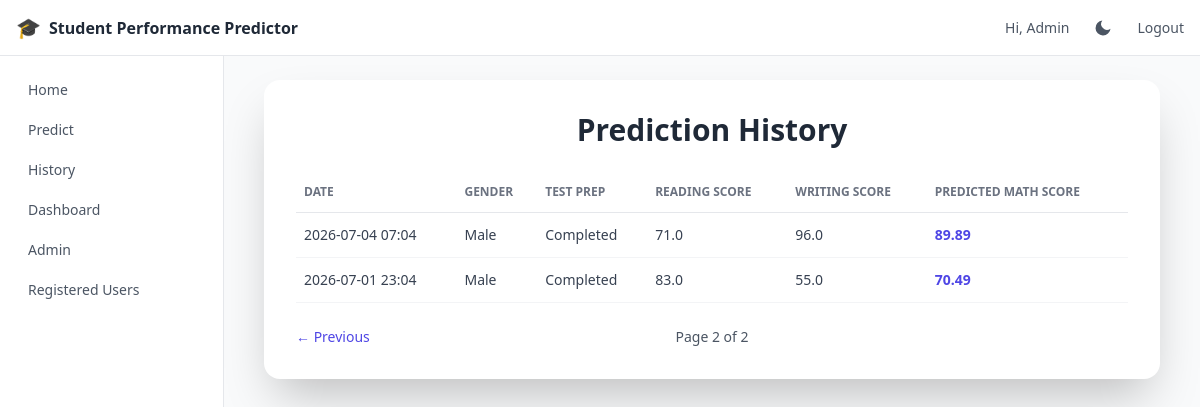
Screenshot of /history?page=2 (signed in) with the database file from the repository.
### src/models_db.py (models this page shows)
class User(UserMixin, db.Model):
    __tablename__ = "users"
    id = db.Column(db.Integer, primary_key=True)
    name = db.Column(db.String(120), nullable=False)
    email = db.Column(db.String(255), unique=True, nullable=False)
    password_hash = db.Column(db.String(255), nullable=False)
    role = db.Column(db.Enum(UserRole), default=UserRole.USER, nullable=False)
    created_at = db.Column(db.DateTime, default=lambda: datetime.now(timezone.utc))
    reset_token = db.Column(db.String(64), unique=True, nullable=True)
    reset_token_expires_at = db.Column(db.DateTime, nullable=True)
    predictions = db.relationship(
        "Prediction", backref="user", lazy=True, cascade="all, delete-orphan"
    )

class Prediction(db.Model):
    __tablename__ = "predictions"
    id = db.Column(db.Integer, primary_key=True)
    user_id = db.Column(db.Integer, db.ForeignKey("users.id"), nullable=False)
    gender = db.Column(db.String(20), nullable=False)
    race_ethnicity = db.Column(db.String(20), nullable=False)
    parental_education = db.Column(db.String(50), nullable=False)
    lunch = db.Column(db.String(20), nullable=False)
    test_preparation_course = db.Column(db.String(20), nullable=False)
    reading_score = db.Column(db.Float, nullable=False)
    writing_score = db.Column(db.Float, nullable=False)
    predicted_math_score = db.Column(db.Float, nullable=False)
    created_at = db.Column(db.DateTime, default=lambda: datetime.now(timezone.utc))

### application.py (the view)
@app.route('/history')
@login_required
def history():
    page = request.args.get('page', 1, type=int)
    pagination = (
        Prediction.query.filter_by(user_id=current_user.id)
        .order_by(Prediction.created_at.desc())
        .paginate(page=page, per_page=10, error_out=False)
    )
    return render_template('history.html', pagination=pagination)

### application.py (called while the page is built)
@login_manager.user_loader
def load_user(user_id):
    return db.session.get(User, int(user_id))

### templates/history.html (shortened to what this page needs)
{% extends "base.html" %}
{% block content %}
<div class="max-w-4xl mx-auto bg-white dark:bg-gray-800 shadow-2xl rounded-2xl p-8">
    <h1 class="text-3xl font-bold text-gray-800 dark:text-white mb-6 text-center">Prediction History</h1>
    {% if pagination.items %}
        <div class="overflow-x-auto">
            <table class="w-full text-left text-sm">
                <thead>
                    <tr class="border-b border-gray-200 dark:border-gray-700 text-gray-500 dark:text-gray-400 uppercase text-xs">
                        <th class="py-3 px-2">Date</th>
                        <th class="py-3 px-2">Gender</th>
                        <th class="py-3 px-2">Test Prep</th>
                        <th class="py-3 px-2">Reading Score</th>
                        <th class="py-3 px-2">Writing Score</th>
                        <th class="py-3 px-2">Predicted Math Score</th>
                    </tr>
                </thead>
                <tbody>
                    {% for prediction in pagination.items %}
                        <tr class="border-b border-gray-100 dark:border-gray-700">
                            <td class="py-3 px-2 text-gray-700 dark:text-gray-300 whitespace-nowrap">{{ prediction.created_at.strftime('%Y-%m-%d %H:%M') }}</td>
                            <td class="py-3 px-2 text-gray-700 dark:text-gray-300 capitalize">{{ prediction.gender }}</td>
                            <td class="py-3 px-2 text-gray-700 dark:text-gray-300 capitalize">{{ prediction.test_preparation_course }}</td>
                            <td class="py-3 px-2 text-gray-700 dark:text-gray-300">{{ prediction.reading_score }}</td>
                            <td class="py-3 px-2 text-gray-700 dark:text-gray-300">{{ prediction.writing_score }}</td>
                            <td class="py-3 px-2 font-semibold text-indigo-600 dark:text-indigo-400">{{ "%.2f"|format(prediction.predicted_math_score) }}</td>
                        </tr>
                    {% endfor %}
                </tbody>
            </table>
        </div>
        <div class="flex items-center justify-between mt-6 text-sm text-gray-600 dark:text-gray-400">
            <div class="w-24">
                {% if pagination.has_prev %}
                    <a href="{{ url_for('history', page=pagination.prev_num) }}" class="text-indigo-600 dark:text-indigo-400 hover:underline">&larr; Previous</a>
                {% endif %}
            </div>
            <div>Page {{ pagination.page }} of {{ pagination.pages }}</div>
        </div>
    {% else %}
        <p class="text-gray-500 dark:text-gray-400 text-center">You haven't made any predictions yet.</p>
        <p class="text-center mt-4">
            <a href="{{ url_for('predict_datapoint') }}" class="text-indigo-600 dark:text-indigo-400 hover:underline">Make your first prediction</a>
        </p>
    {% endif %}
</div>
{% endblock %}

### templates/base.html (shortened to what this page needs)
<!DOCTYPE html>
<html lang="en">
<head>
    <script src="https://cdn.tailwindcss.com"></script>
</head>
<body class="bg-gray-50 dark:bg-gray-900 min-h-screen">
    <nav class="fixed top-0 inset-x-0 h-14 z-20 bg-white dark:bg-gray-800 border-b border-gray-200 dark:border-gray-700">
        <div class="h-full flex items-center justify-between px-4">
            <a href="{{ url_for('index') }}" class="flex items-center gap-2 font-semibold text-gray-800 dark:text-white">
                <span class="text-xl">🎓</span>
                <span class="hidden sm:inline">Student Performance Predictor</span>
            </a>
            <div class="flex items-center gap-4 text-sm font-medium text-gray-600 dark:text-gray-300">
                {% if current_user.is_authenticated %}
                    <span class="hidden sm:inline">Hi, {{ current_user.name }}</span>
                {% endif %}
                <button id="theme-toggle" type="button"
                    class="w-9 h-9 flex items-center justify-center text-gray-600 dark:text-gray-300 hover:bg-gray-100 dark:hover:bg-gray-700"
                    aria-label="Toggle dark mode">
                    <span id="theme-toggle-icon"></span>
                </button>
                {% if current_user.is_authenticated %}
                    <a href="{{ url_for('auth.logout') }}" class="hover:underline">Logout</a>
                {% else %}
                    <a href="{{ url_for('auth.login') }}" class="hover:underline">Login</a>
                    <a href="{{ url_for('auth.signup') }}" class="hover:underline">Signup</a>
                {% endif %}
            </div>
        </div>
    </nav>
    <aside class="hidden md:block fixed top-14 bottom-0 left-0 w-56 bg-white dark:bg-gray-800 border-r border-gray-200 dark:border-gray-700 overflow-y-auto">
        <div class="p-4 space-y-1 text-sm font-medium text-gray-600 dark:text-gray-300">
            <a href="{{ url_for('index') }}" class="block px-3 py-2 rounded-lg hover:bg-gray-100 dark:hover:bg-gray-700">Home</a>
            <a href="{{ url_for('predict_datapoint') }}" class="block px-3 py-2 rounded-lg hover:bg-gray-100 dark:hover:bg-gray-700">Predict</a>
            <a href="{{ url_for('history') }}" class="block px-3 py-2 rounded-lg hover:bg-gray-100 dark:hover:bg-gray-700">History</a>
            <a href="{{ url_for('dashboard') }}" class="block px-3 py-2 rounded-lg hover:bg-gray-100 dark:hover:bg-gray-700">Dashboard</a>
            {% if current_user.is_authenticated and current_user.role.value == 'admin' %}
                <a href="{{ url_for('admin.dashboard') }}" class="block px-3 py-2 rounded-lg hover:bg-gray-100 dark:hover:bg-gray-700">Admin</a>
                <a href="{{ url_for('admin.dashboard') }}#registered-users" class="block px-3 py-2 rounded-lg hover:bg-gray-100 dark:hover:bg-gray-700">Registered Users</a>
            {% endif %}
        </div>
    </aside>
    <main class="pt-14 md:pl-56 min-h-screen">
        <div class="p-6">
            {% block content %}{% endblock %}
        </div>
    </main>
</body>
</html>

### rows the page displays
User: name "Admin"
Prediction: created_at "2026-07-04 07:04", gender "Male", test_preparation_course "Completed", reading_score "71.0", writing_score "96.0", predicted_math_score "89.89"
Prediction: created_at "2026-07-01 23:04", gender "Male", test_preparation_course "Completed", reading_score "83.0", writing_score "55.0", predicted_math_score "70.49"

### other values shown
{{ pagination.page }} "2"
{{ pagination.pages }} "2"
